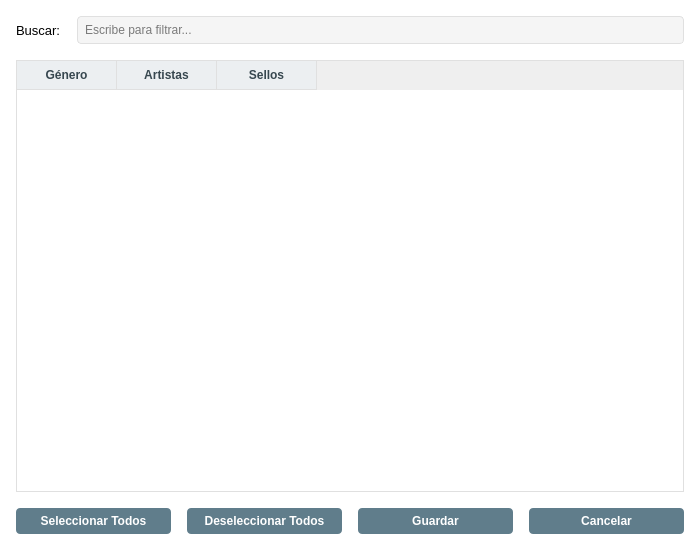
<?xml version="1.0" encoding="UTF-8"?>
<ui version="4.0">
 <class>GenreFilterDialog</class>
 <widget class="QDialog" name="GenreFilterDialog">
  <property name="geometry">
   <rect>
    <x>0</x>
    <y>0</y>
    <width>700</width>
    <height>550</height>
   </rect>
  </property>
  <property name="minimumSize">
   <size>
    <width>700</width>
    <height>500</height>
   </size>
  </property>
  <property name="windowTitle">
   <string>Filtrar Géneros</string>
  </property>
  <property name="styleSheet">
   <string notr="true">QDialog {
	background-color: #FFFFFF;
}

QLabel {
	font-family: 'Segoe UI', Arial, sans-serif;
	font-size: 10pt;
}

QLineEdit {
	border: 1px solid #E0E0E0;
	border-radius: 4px;
	padding: 5px;
	background-color: #F5F5F5;
}

QLineEdit:focus {
	border: 1px solid #78909C;
	background-color: #FFFFFF;
}

QPushButton {
	background-color: #607D8B;
	color: white;
	border: none;
	border-radius: 4px;
	padding: 6px 12px;
	font-weight: bold;
}

QPushButton:hover {
	background-color: #78909C;
}

QPushButton:pressed {
	background-color: #546E7A;
}

QTableWidget {
	border: 1px solid #E0E0E0;
	background-color: #FFFFFF;
	alternate-background-color: #F5F5F5;
	selection-background-color: #CFD8DC;
}

QTableWidget::item {
	padding: 4px;
	border-bottom: 1px solid #E0E0E0;
}

QHeaderView::section {
	background-color: #ECEFF1;
	color: #37474F;
	padding: 5px;
	border: none;
	border-right: 1px solid #E0E0E0;
	border-bottom: 1px solid #E0E0E0;
	font-weight: bold;
}</string>
  </property>
  <layout class="QVBoxLayout" name="verticalLayout">
   <property name="spacing">
    <number>16</number>
   </property>
   <property name="leftMargin">
    <number>16</number>
   </property>
   <property name="topMargin">
    <number>16</number>
   </property>
   <property name="rightMargin">
    <number>16</number>
   </property>
   <property name="bottomMargin">
    <number>16</number>
   </property>
   <item>
    <layout class="QHBoxLayout" name="searchLayout">
     <item>
      <widget class="QLabel" name="searchLabel">
       <property name="text">
        <string>Buscar:</string>
       </property>
      </widget>
     </item>
     <item>
      <widget class="QLineEdit" name="search_edit">
       <property name="placeholderText">
        <string>Escribe para filtrar...</string>
       </property>
       <property name="clearButtonEnabled">
        <bool>true</bool>
       </property>
      </widget>
     </item>
    </layout>
   </item>
   <item>
    <widget class="QTableWidget" name="genres_table">
     <property name="alternatingRowColors">
      <bool>true</bool>
     </property>
     <property name="selectionMode">
      <enum>QAbstractItemView::SingleSelection</enum>
     </property>
     <property name="selectionBehavior">
      <enum>QAbstractItemView::SelectRows</enum>
     </property>
     <property name="sortingEnabled">
      <bool>true</bool>
     </property>
     <attribute name="horizontalHeaderStretchLastSection">
      <bool>false</bool>
     </attribute>
     <column>
      <property name="text">
       <string>Género</string>
      </property>
     </column>
     <column>
      <property name="text">
       <string>Artistas</string>
      </property>
     </column>
     <column>
      <property name="text">
       <string>Sellos</string>
      </property>
     </column>
    </widget>
   </item>
   <item>
    <layout class="QHBoxLayout" name="buttonLayout">
     <item>
      <widget class="QPushButton" name="select_all_btn">
       <property name="text">
        <string>Seleccionar Todos</string>
       </property>
       <property name="icon">
        <iconset>
         <normaloff>icons/select_all.svg</normaloff>icons/select_all.svg</iconset>
       </property>
      </widget>
     </item>
     <item>
      <widget class="QPushButton" name="deselect_all_btn">
       <property name="text">
        <string>Deseleccionar Todos</string>
       </property>
       <property name="icon">
        <iconset>
         <normaloff>icons/deselect_all.svg</normaloff>icons/deselect_all.svg</iconset>
       </property>
      </widget>
     </item>
     <item>
      <widget class="QPushButton" name="save_btn">
       <property name="text">
        <string>Guardar</string>
       </property>
       <property name="icon">
        <iconset>
         <normaloff>icons/save.svg</normaloff>icons/save.svg</iconset>
       </property>
      </widget>
     </item>
     <item>
      <widget class="QPushButton" name="cancel_btn">
       <property name="text">
        <string>Cancelar</string>
       </property>
       <property name="icon">
        <iconset>
         <normaloff>icons/cancel.svg</normaloff>icons/cancel.svg</iconset>
       </property>
      </widget>
     </item>
    </layout>
   </item>
  </layout>
 </widget>
 <resources/>
 <connections/>
</ui>
